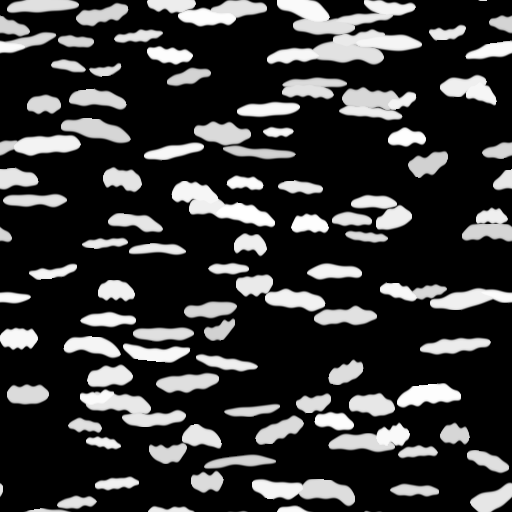
#> input picture Assets/WaterShader/Validation/SPEC-011.7/GeneratedSources/Primary_Seed1107_Raw.png, 512 x 512 px
$ python generate_review_set.py
#> lines starting #> are read from the running program, lines starting #| are printed output that depends on the picture
"""Offline mirror and visual investigation harness for the SPEC-011.7 field generator.

The production workflow remains WaterPatternGeneratorWindow. This script mirrors
the deterministic periodic-field equations so candidate families can be compared
quickly before they are integrated into the Unity Editor implementation.
"""
from dataclasses import dataclass, replace
from pathlib import Path
import hashlib
import json
import math
import time

import numpy as np
from PIL import Image, ImageDraw, ImageFont


ROOT = Path(__file__).resolve().parent
PROJECT = ROOT.parents[1]
OLD_SOURCES = ROOT / "GeneratedSources"
FIELD_SOURCES = ROOT / "FieldSources"
EXPERIMENTS = ROOT / "FieldExperiments"
SEEDS = [1107, 2309, 4513, 7823]
TAU = math.pi * 2.0


class PatternRandom:
    def __init__(self, seed):
        self.state = (seed & 0xFFFFFFFF) ^ 0xA511E9B3
        if not self.state:
            self.state = 0x6D2B79F5

    def next(self):
        x = self.state
        x ^= (x << 13) & 0xFFFFFFFF
        x ^= x >> 17
        x ^= (x << 5) & 0xFFFFFFFF
        self.state = x & 0xFFFFFFFF
        return (self.state & 0x00FFFFFF) / 16777216.0

    def signed(self):
        return self.next() * 2.0 - 1.0


@dataclass
class Settings:
    role: str
    seed: int
    resolution: int = 512
    direction: float = 0.0
    band_count: int = 3
    band_width: float = 0.34
    width_variation: float = 0.92
    warp_strength: float = 0.74
    warp_scale: float = 1.15
    curvature: float = 0.84
    continuity: float = 0.74
    breakup_amount: float = 0.78
    breakup_scale: float = 1.10
    branching: float = 0.58
    ridge_sharpness: float = 0.42
    edge_softness: float = 0.56

    @classmethod
    def preset(cls, role, seed):
        if role == "Primary":
            return cls(role, seed)
        return cls(
            role, seed, band_count=6, band_width=0.18,
            width_variation=0.88, warp_strength=0.58, warp_scale=1.65,
            curvature=0.62, continuity=0.55, breakup_amount=0.86,
            breakup_scale=1.9, branching=0.30, ridge_sharpness=0.60,
            edge_softness=0.48)


def smoothstep(lo, hi, value):
    t = np.clip((value - lo) / np.maximum(1e-6, np.asarray(hi) - np.asarray(lo)), 0.0, 1.0)
    return t * t * (3.0 - 2.0 * t)


def choose_lattice_normal(direction_degrees, requested_count):
    angle = math.radians(direction_degrees)
    target = np.array([-math.sin(angle), math.cos(angle)], dtype=np.float32)
    best = None
    best_score = float("inf")
    limit = max(2, requested_count + 2)
    for ky in range(-limit, limit + 1):
        for kx in range(-limit, limit + 1):
            length = math.hypot(kx, ky)
            if length < 0.5:
                continue
            direction = np.array([kx, ky], dtype=np.float32) / length
            alignment = abs(float(np.dot(direction, target)))
            angular_error = 1.0 - alignment
            magnitude_error = abs(length - requested_count) / requested_count
            score = angular_error * 4.0 + magnitude_error
            if score < best_score:
                best_score = score
                best = (kx, ky)
    if np.dot(np.array(best), target) < 0:
        best = (-best[0], -best[1])
    return best


def make_terms(rng, count, max_frequency, directional_bias=None):
    terms = []
    for index in range(count):
        best = None
        best_score = -1e9
        for _ in range(8):
            kx = int(math.floor(rng.signed() * max_frequency + 0.5))
            ky = int(math.floor(rng.signed() * max_frequency + 0.5))
            if kx == 0 and ky == 0:
                kx = 1
            length = math.hypot(kx, ky)
            score = -length * 0.04 + rng.next() * 0.15
            if directional_bias is not None:
                tangent = np.array(directional_bias, dtype=np.float32)
                tangent /= max(1e-6, np.linalg.norm(tangent))
                wave = np.array([kx, ky], dtype=np.float32) / length
                score += abs(float(np.dot(wave, tangent))) * 0.24
            if score > best_score:
                best_score = score
                best = (kx, ky)
        amplitude = (0.58 ** index) * (0.72 + 0.28 * rng.next())
        terms.append((best[0], best[1], rng.next() * TAU, amplitude))
    total = sum(term[3] for term in terms)
    return [(kx, ky, phase, amp / total) for kx, ky, phase, amp in terms]


def periodic_field(px, py, terms):
    value = np.zeros_like(px)
    for kx, ky, phase, amplitude in terms:
        value += np.sin((px * kx + py * ky) * TAU + phase) * amplitude
    return value


def generate(settings, variant="chosen"):
    started = time.perf_counter()
    size = settings.resolution
    coords = (np.arange(size, dtype=np.float32) + 0.5) / size
    px, py = np.meshgrid(coords, coords)
    rng = PatternRandom(settings.seed + (0 if settings.role == "Primary" else 0x31A7))
    normal = choose_lattice_normal(settings.direction, settings.band_count)
    tangent = (normal[1], -normal[0])

    warp_frequency = max(1, int(round(1.0 + settings.warp_scale * 1.6)))
    warp_terms = make_terms(rng, 4, warp_frequency, tangent)
    width_terms = make_terms(rng, 4, max(2, int(round(1.0 + settings.warp_scale))), None)
    breakup_terms = make_terms(rng, 4, max(2, int(round(settings.breakup_scale * 1.8))), None)
    intensity_terms = make_terms(rng, 3, 3, None)
    branch_terms = make_terms(rng, 3, max(1, warp_frequency + 1), tangent)
    branch_mask_terms = make_terms(rng, 3, 2, tangent)

    warp = periodic_field(px, py, warp_terms)
    width_field = periodic_field(px, py, width_terms)
    breakup_field = periodic_field(px, py, breakup_terms)
    intensity_field = periodic_field(px, py, intensity_terms)
    branch_warp = periodic_field(px, py, branch_terms)
    branch_mask_field = periodic_field(px, py, branch_mask_terms)

    phase = normal[0] * px + normal[1] * py
    phase += warp * settings.warp_strength * settings.curvature * 0.72
    phase += width_field * settings.warp_strength * 0.10
    phase_distance = np.abs(np.mod(phase + 0.5, 1.0) - 0.5)

    width_modulation = 1.0 + settings.width_variation * (
        width_field * 0.72 + warp * 0.28)
    width_modulation = np.clip(width_modulation, 0.04, 1.96)
    half_width = settings.band_width * 0.5 * width_modulation
    breakup_threshold = -0.48 + (1.0 - settings.continuity) * 0.92
    breakup_gate = smoothstep(breakup_threshold - 0.24, breakup_threshold + 0.26,
                              breakup_field + width_field * 0.18)
    half_width *= (1.0 - settings.breakup_amount) + settings.breakup_amount * breakup_gate
    softness = 0.012 + settings.edge_softness * 0.080
    main = 1.0 - smoothstep(np.maximum(0.002, half_width - softness),
                            half_width + softness, phase_distance)

    if variant != "phase_only" and settings.branching > 0.0:
        branch_phase = phase + 0.22 + branch_warp * (0.12 + 0.34 * settings.curvature)
        branch_distance = np.abs(np.mod(branch_phase + 0.5, 1.0) - 0.5)
        branch_width = half_width * (0.42 + settings.branching * 0.52)
        branch = 1.0 - smoothstep(np.maximum(0.002, branch_width - softness),
                                  branch_width + softness, branch_distance)
        branch_regions = smoothstep(0.05, 0.55, branch_mask_field + width_field * 0.28)
        branch *= smoothstep(0.06, 0.42, branch_regions * settings.branching)
        main = np.maximum(main, branch)

    if variant == "phase_only":
        no_breakup_width = settings.band_width * 0.5 * width_modulation
        main = 1.0 - smoothstep(np.maximum(0.002, no_breakup_width - softness),
                                no_breakup_width + softness, phase_distance)

    if variant == "multiscale":
        detail_phase = phase * 1.92 + branch_warp * 0.24 + 0.31
        detail_distance = np.abs(np.mod(detail_phase + 0.5, 1.0) - 0.5)
        detail_width = half_width * 0.26
        detail = 1.0 - smoothstep(np.maximum(0.002, detail_width - softness * 0.45),
                                  detail_width + softness * 0.72, detail_distance)
        detail_mask = smoothstep(0.12, 0.70, breakup_field - width_field * 0.18)
        main = np.maximum(main, detail * detail_mask * (0.20 if settings.role == "Primary" else 0.34))

    profile_power = 0.78 + settings.ridge_sharpness * 1.70
    main = np.power(np.clip(main, 0.0, 1.0), profile_power)
    intensity = np.clip(0.88 + intensity_field * (0.10 if settings.role == "Primary" else 0.16), 0.58, 1.0)
    output = np.clip(main * intensity, 0.0, 1.0)
    if settings.role == "Secondary":
        output *= 0.82

    elapsed_ms = (time.perf_counter() - started) * 1000.0
    metadata = {
        "normal": normal,
        "generation_ms": elapsed_ms,
        "coverage_gt_127": float(np.mean(output >= 0.5)),
        "mean": float(np.mean(output)),
    }
    return np.uint8(output * 255.0 + 0.5), metadata


def tiled(image, count):
    return Image.fromarray(np.tile(np.asarray(image), (count, count)), "L")


def font(size):
    return ImageFont.truetype("C:/Windows/Fonts/arial.ttf", size)


def contact_sheet(entries, title, columns=2, panel=420):
    rows = int(math.ceil(len(entries) / columns))
    header = 46
    label = 30
    sheet = Image.new("RGB", (columns * panel + 32, header + rows * (panel + label) + 16), "#101921")
    draw = ImageDraw.Draw(sheet)
    draw.text((16, 10), title, font=font(20), fill="white")
    for index, (name, image) in enumerate(entries):
        x = 16 + (index % columns) * panel
        y = header + (index // columns) * (panel + label)
        preview = image.resize((panel - 12, panel - 12), Image.Resampling.LANCZOS).convert("RGB")
        sheet.paste(preview, (x, y))
        draw.text((x, y + panel - 10), name, font=font(17), fill="white")
    return sheet


def histogram_metrics(pixels, metadata):
    edge_x = np.mean(np.abs(pixels[:, 0].astype(float) - pixels[:, -1].astype(float))) / 255.0
    edge_y = np.mean(np.abs(pixels[0].astype(float) - pixels[-1].astype(float))) / 255.0
    return {
        **metadata,
        "edge_pixel_delta_x": float(edge_x),
        "edge_pixel_delta_y": float(edge_y),
        "coverage_gt_127": float(np.mean(pixels >= 128)),
        "mean": float(np.mean(pixels) / 255.0),
        "midtones_16_239": float(np.mean((pixels >= 16) & (pixels <= 239))),
        "sha256": hashlib.sha256(pixels.tobytes()).hexdigest(),
    }


def generate_experiments():
    EXPERIMENTS.mkdir(parents=True, exist_ok=True)
    settings = replace(Settings.preset("Primary", 1107), resolution=512)
    entries = []
    for variant, label in [
        ("phase_only", "A - single warped phase"),
        ("chosen", "B - localized branch union"),
        ("multiscale", "C - coherent multiscale"),
    ]:
        pixels, _ = generate(settings, variant)
        image = Image.fromarray(pixels, "L")
        image.save(EXPERIMENTS / f"{variant}.png")
        entries.append((label, image))
    contact_sheet(entries, "SPEC-011.7 field representation experiments", columns=3, panel=390).save(
        EXPERIMENTS / "ApproachComparison.png")


def generate_review_set():
    FIELD_SOURCES.mkdir(parents=True, exist_ok=True)
    metrics = {}
    for role in ["Primary", "Secondary"]:
        entries = []
        for seed in SEEDS:
            settings = Settings.preset(role, seed)
            pixels, metadata = generate(settings, "chosen")
            image = Image.fromarray(pixels, "L")
            image.save(FIELD_SOURCES / f"{role}_Seed{seed}_Raw.png")
            tiled(image, 2).save(FIELD_SOURCES / f"{role}_Seed{seed}_Tiled2x2.png")
            tiled(image, 4).save(FIELD_SOURCES / f"{role}_Seed{seed}_Tiled4x4.png")
            entries.append((f"Seed {seed} - 2x2", tiled(image, 2)))
            metrics[f"{role}_{seed}"] = histogram_metrics(pixels, metadata)
        contact_sheet(entries, f"New field {role}: four seeds tiled 2x2").save(
            ROOT / f"Field_{role}_Seeds_Contact.png")

    old = Image.open(OLD_SOURCES / "Primary_Seed1107_Raw.png").convert("L")
    new = Image.open(FIELD_SOURCES / "Primary_Seed1107_Raw.png").convert("L")
    comparison = [
        ("Previous stamp generator - raw", old),
        ("New periodic field - raw", new),
        ("Previous stamp generator - 2x2", tiled(old, 2)),
        ("New periodic field - 2x2", tiled(new, 2)),
    ]
    contact_sheet(comparison, "SPEC-011.7 previous stamps vs periodic ridge field").save(
        ROOT / "Old_vs_Field_Comparison.png")
    (ROOT / "FieldSourceMetrics.json").write_text(json.dumps(metrics, indent=2), encoding="utf-8")


def main():
    generate_experiments()
#> after the loop in generate_experiments, `for variant, label in [`: entries = 3 items
#> in contact_sheet, `rows = int(math.ceil(len(entries) / columns))`: rows = 1
#> the loop in contact_sheet, `for index, (name, image) in enumerate(entries):` made 3 passes
#> (name, x) on passes 1 to 3: ('A - single warped phase', 16), ('B - localized branch union', 406), ('C - coherent multiscale', 796)
#> after the loop in contact_sheet, `for index, (name, image) in enumerate(entries):`:
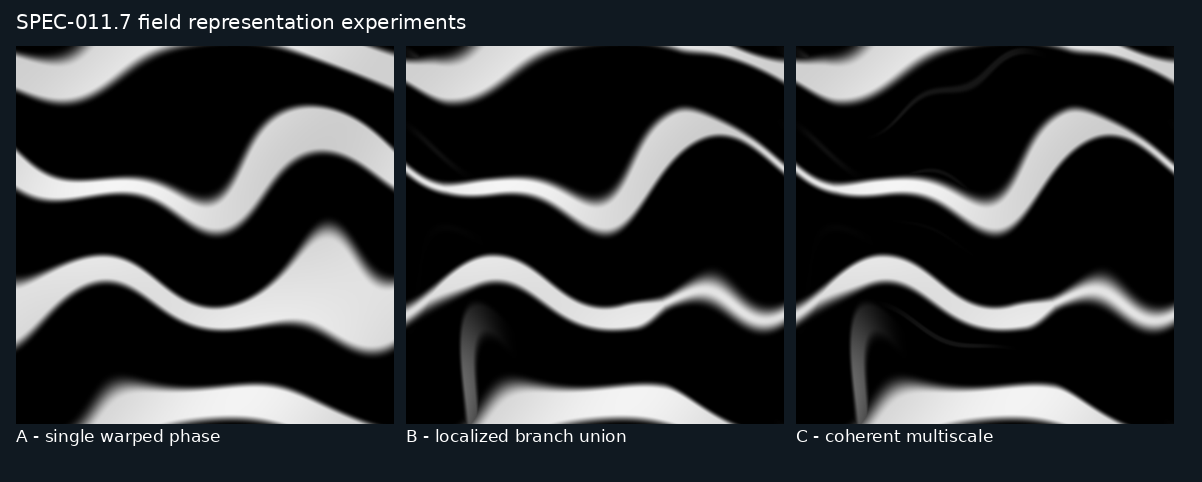
#> sheet: PIL image 1202x482 RGB; mean R, G, B 48.6, 50.8, 52.9
    generate_review_set()
#> the loop in generate_review_set, `for role in ["Primary", "Secondary"]:` made 2 passes
#> pass 1, in generate_review_set, `image.save(FIELD_SOURCES / f"{role}_Seed{seed}_Raw.png")`:
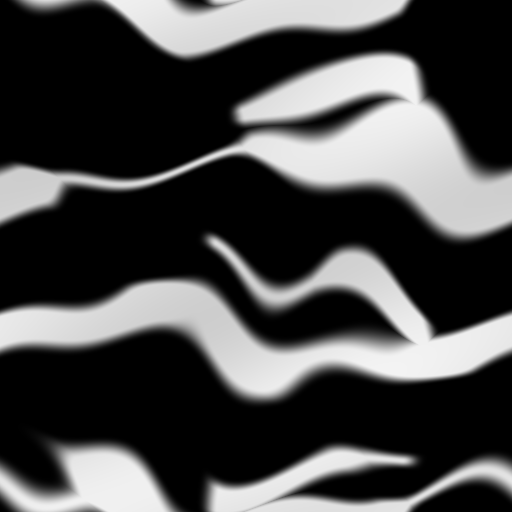
#> saved as Primary_Seed2309_Raw.png: PIL image 512x512 L; min 0, max 243, mean 72.2
#> after the loop in generate_review_set, `for role in ["Primary", "Secondary"]:`:
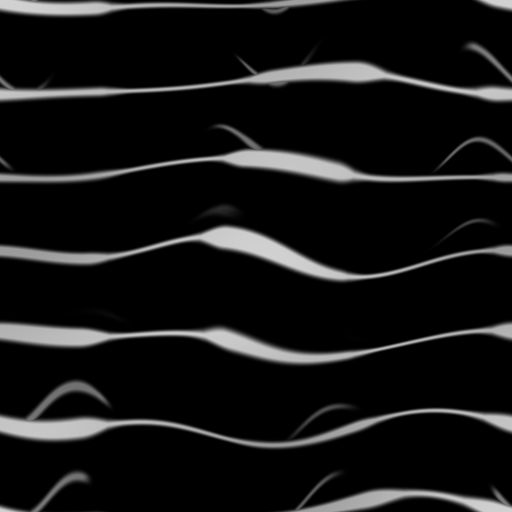
#> image: PIL image 512x512 L; min 0, max 209, mean 21.5
#> after the loop in generate_review_set, `for role in ["Primary", "Secondary"]:`: metrics = 8 items
#> in generate_review_set, old is the input picture: PIL image 512x512 L; min 0, max 255, mean 56.9
#> in tiled (call 25), `return Image.fromarray(np.tile(np.asarray(image), (count, count)), "L")`:
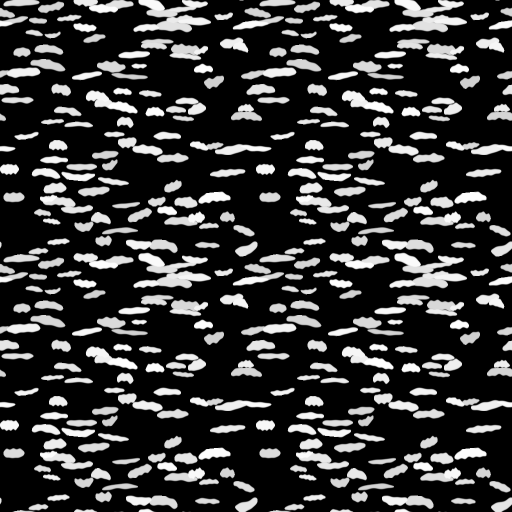
#> returned value: PIL image 1024x1024 L (shown at 1/2 size); min 0, max 255, mean 56.9
#> call 4 of contact_sheet, with columns = 2, panel = 420
#> in contact_sheet (call 4), `rows = int(math.ceil(len(entries) / columns))`: rows = 2
#> in contact_sheet (call 4), `sheet = Image.new("RGB", (columns * panel + 32, header + rows * (panel..`:
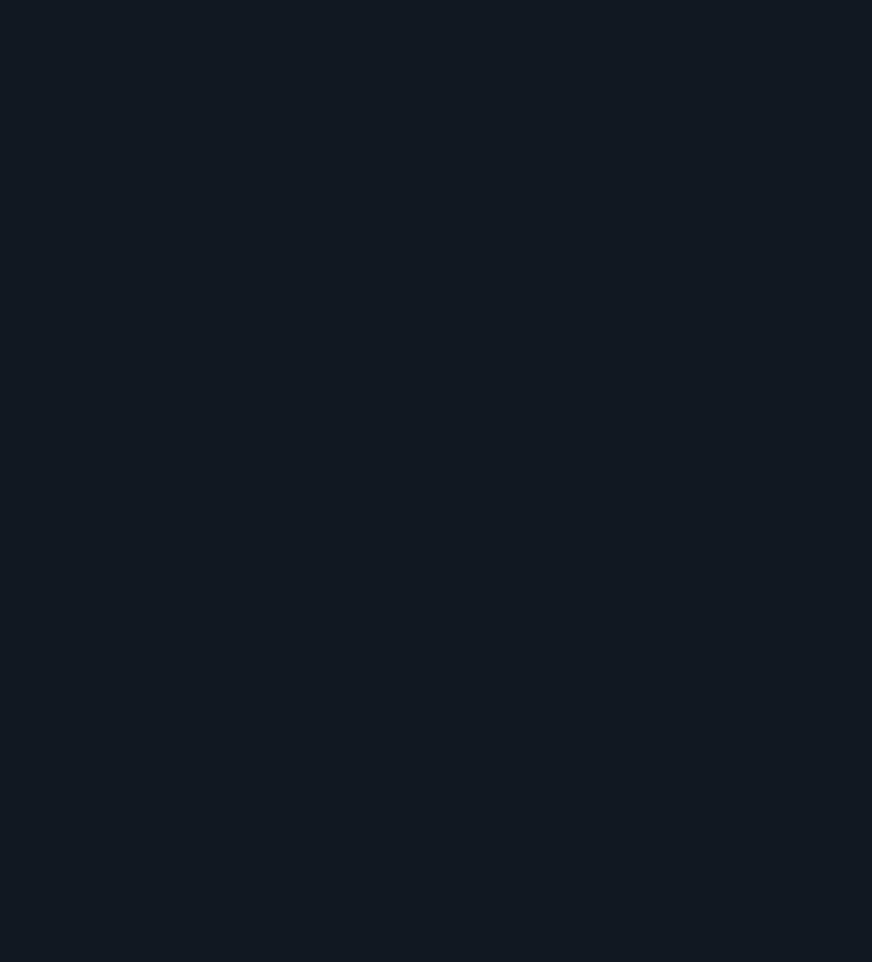
#> sheet: PIL image 872x962 RGB; mean R, G, B 16, 25, 33
#> the loop in contact_sheet (call 4), `for index, (name, image) in enumerate(entries):` made 4 passes
#> (name, x, y) on passes 1 to 4: ('Previous stamp generator - raw', 16, 46), ('New periodic field - raw', 436, 46), ('Previous stamp generator - 2x2', 16, 496), ('New periodic field - 2x2', 436, 496)
#> after the loop in contact_sheet (call 4), `for index, (name, image) in enumerate(entries):`:
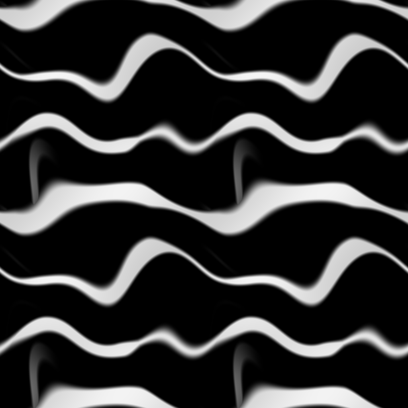
#> preview: PIL image 408x408 RGB; min 0, max 246, mean 49.9
#> after the loop in contact_sheet (call 4), `for index, (name, image) in enumerate(entries):`:
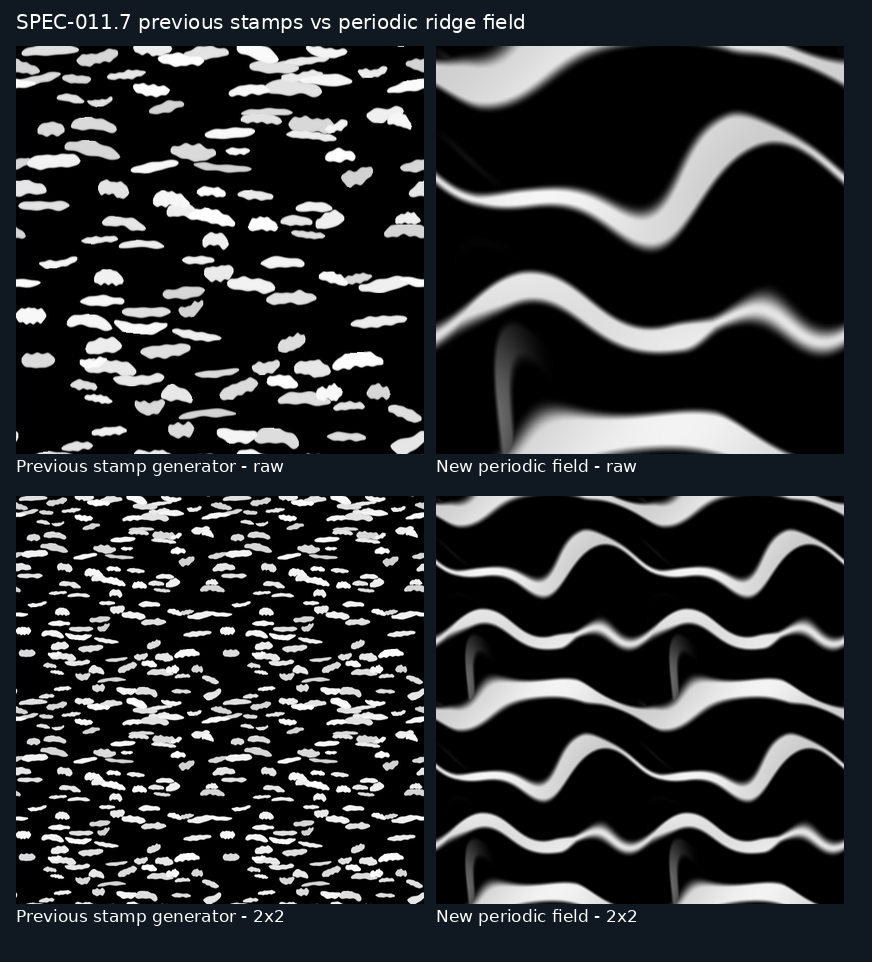
#> sheet: PIL image 872x962 RGB; mean R, G, B 47.2, 49.1, 50.7


if __name__ == "__main__":
    main()
